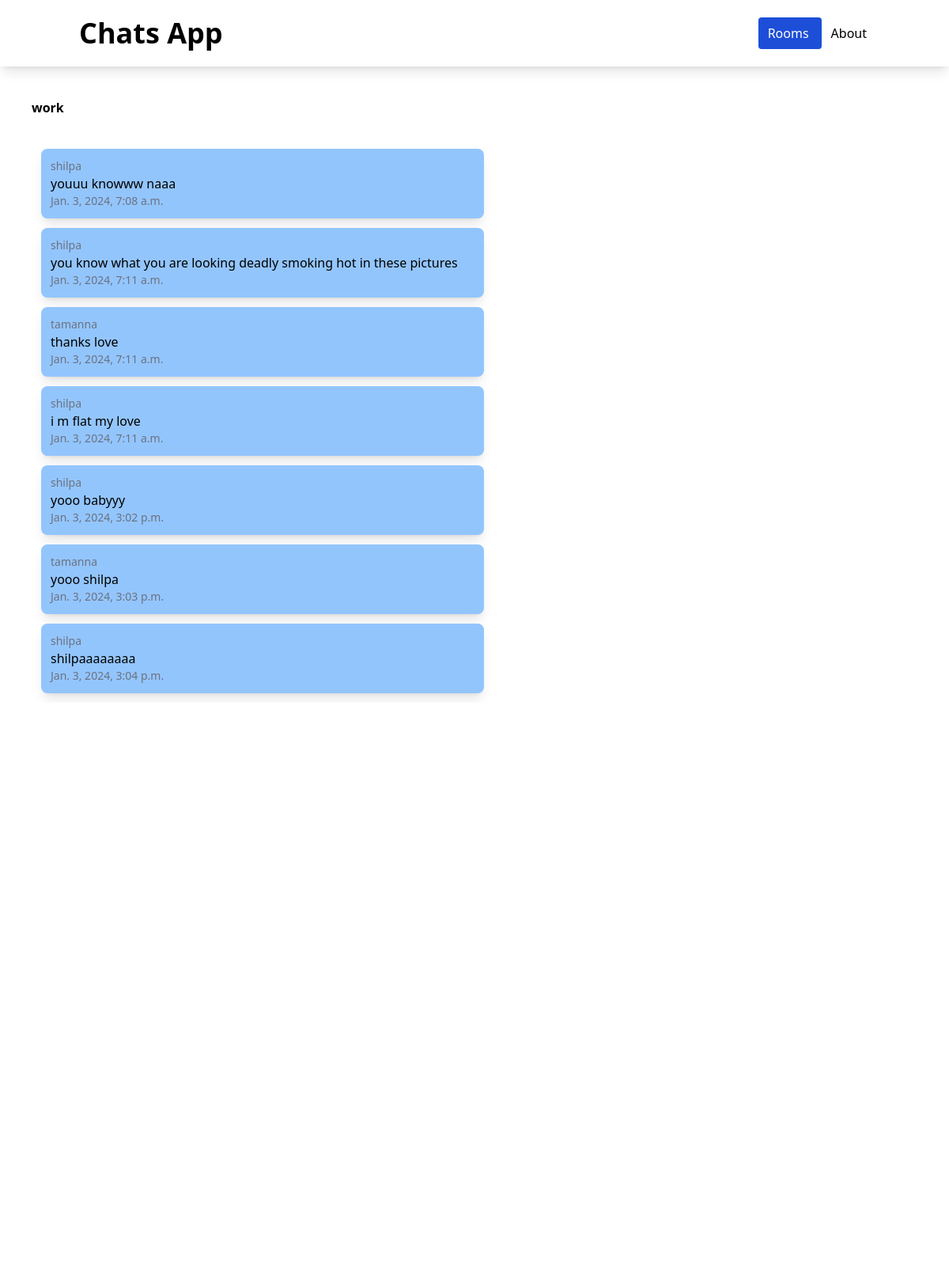
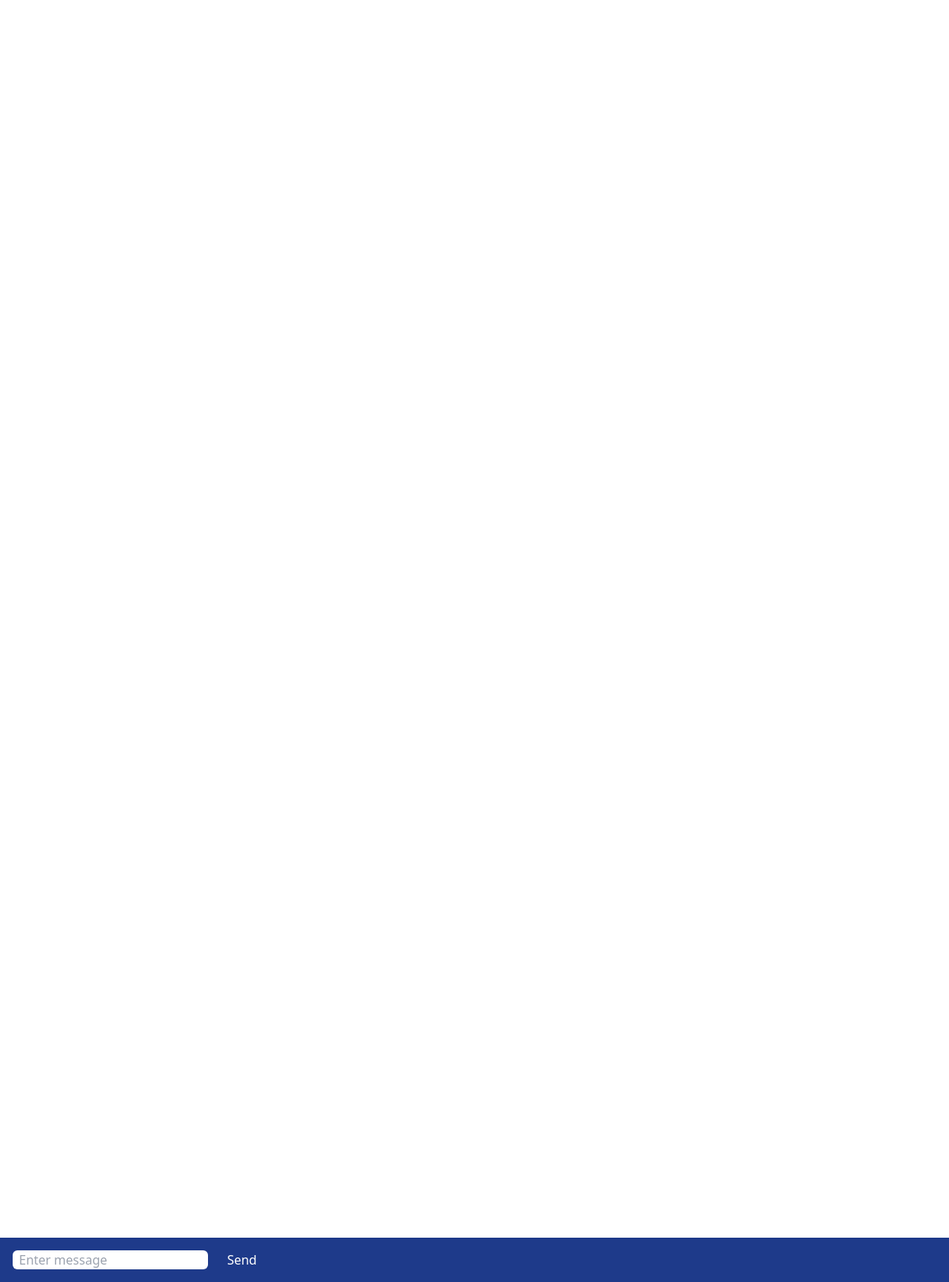
Page /work/ on the committed database (2 pictures, top to bottom).
### chatapp/models.py (models this page shows)
class ChatRoom(models.Model):
    name = models.CharField(max_length=100)
    slug = models.SlugField(unique=True)

class ChatMessage(models.Model):
    user = models.ForeignKey(User, on_delete=models.CASCADE)
    room = models.ForeignKey(ChatRoom, on_delete=models.CASCADE)
    message_content =models.TextField()
    date = models.DateTimeField(auto_now=True)
    class Meta:
        ordering =('date' ,)

### chatapp/views.py (the view)
# urls.py: path('<slug:slug>/',views.chatroom,name='chatroom'),
def chatroom(request,slug):
    chatroom = ChatRoom.objects.get(slug=slug)
    messages = ChatMessage.objects.filter(room=chatroom)[0:30]
    return render(request, 'chatapp/room.html',{'chatroom' :chatroom,'messages':messages})

### chatapp/templates/chatapp/room.html (shortened to what this page needs)
{% extends 'chatapp/base.html' %}
{% block body %}
<div class="m-10 font-bold">
{{ chatroom.name }}
</div>
<div class="message-container m-10 overflow-auto h-[700px]" id="message-container">
<div id="chat-messages">
    {% for message in messages %}
    <div class="message shadow-lg p-3 m-3 rounded-lg w-1/2 bg-blue-300">
        <div class="text-sm text-gray-500">
            {{ message.user.username }}
        </div>
            {{ message.message_content }}
        <div class="text-sm text-gray-500">
            {{ message.date}}
        </div>
    </div>
    {% endfor %}
</div>
</div>
<div class="form-container fixed inset-x-0 bottom-0 bg-blue-900 p-4">
<form method="post">
    <input class="rounded-md px-2" id="message-input" type="text" name="message" placeholder="Enter message">
    <button class="text-white ml-5" id="send-button" type="submit">Send</button>
</form>
</div>
{% endblock %}

### chatapp/templates/chatapp/base.html (shortened to what this page needs)
<!DOCTYPE html>
<html lang="en">
<head>
    <script src="https://cdn.tailwindcss.com"></script>
</head>
<body>
    <nav class="shadow-lg px-3 py-2.5">
        <div class="container flex items-center justify-between mx-auto">
            <a class="flex items-center" href="">
                <span class="text-4xl font-semibold">Chats App</span>
            </a>
            <div class="flex flex-row">
                <a class="block py-2 pl-3 pr-4 rounded bg-blue-700 text-white" href="/rooms/">Rooms</a>
                <a class="block py-2 pl-3 pr-4 rounded" href="">About</a>
            </div>
        </div>
    </nav>
    {% block body %}
    {% endblock %}
</body>
</html>

### rows in the picture
ChatRoom: name "work"
ChatMessage: user.username "shilpa", message_content "youuu knowww naaa", date "Jan. 3, 2024, 7:08 a.m."
ChatMessage: user.username "shilpa", message_content "you know what you are looking deadly smoking hot in these pictures", date "Jan. 3, 2024, 7:11 a.m."
ChatMessage: user.username "tamanna", message_content "thanks love", date "Jan. 3, 2024, 7:11 a.m."
ChatMessage: user.username "shilpa", message_content "i m flat my love", date "Jan. 3, 2024, 7:11 a.m."
ChatMessage: user.username "shilpa", message_content "yooo babyyy", date "Jan. 3, 2024, 3:02 p.m."
ChatMessage: user.username "tamanna", message_content "yooo shilpa", date "Jan. 3, 2024, 3:03 p.m."
ChatMessage: user.username "shilpa", message_content "shilpaaaaaaaa", date "Jan. 3, 2024, 3:04 p.m."
